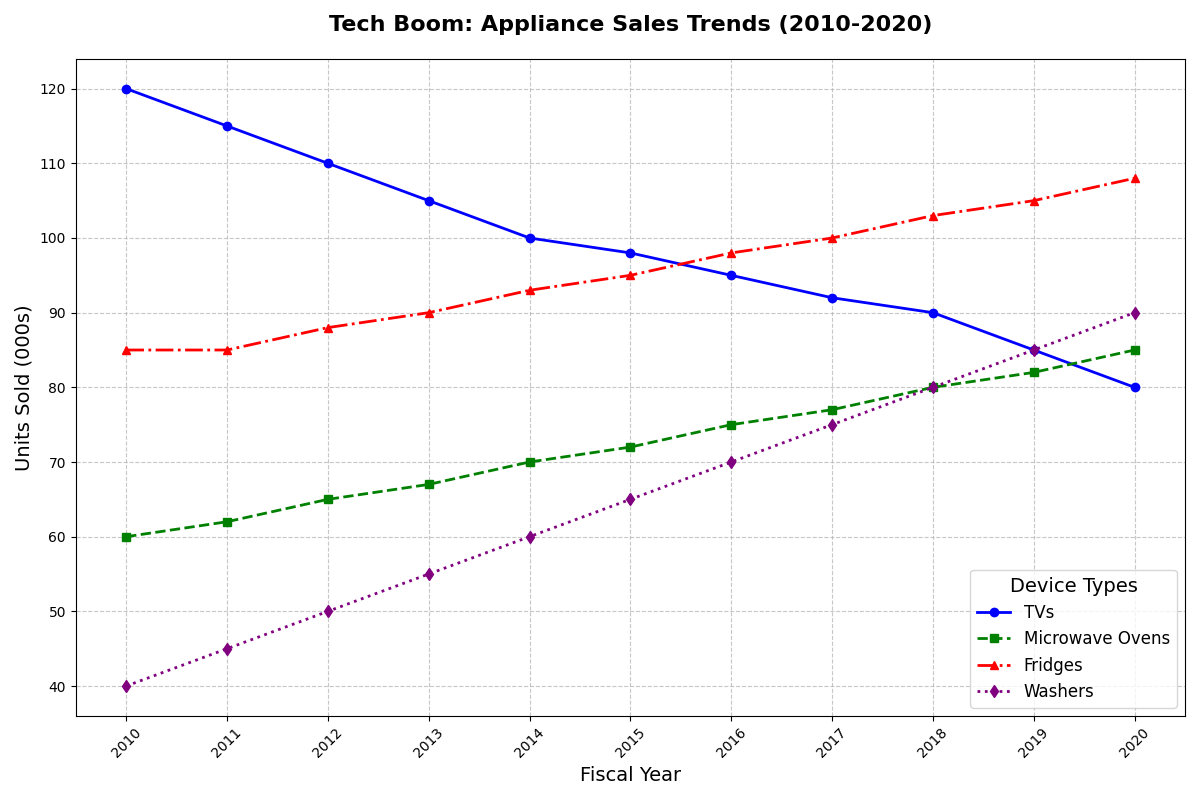

Reproduce this figure in Python.
import matplotlib.pyplot as plt
import numpy as np

# Define the years from 2010 to 2020
years = np.arange(2010, 2021)

# Data for appliance sales in thousands of units
televisions = np.array([120, 115, 110, 105, 100, 98, 95, 92, 90, 85, 80])
microwaves = np.array([60, 62, 65, 67, 70, 72, 75, 77, 80, 82, 85])
refrigerators = np.array([85, 85, 88, 90, 93, 95, 98, 100, 103, 105, 108])
washing_machines = np.array([40, 45, 50, 55, 60, 65, 70, 75, 80, 85, 90])

# Create the figure and the line chart
fig, ax = plt.subplots(figsize=(12, 8))

# Plot each appliance sales data with different colors and marker styles
ax.plot(years, televisions, label='TVs', color='blue', marker='o', linestyle='-', linewidth=2, markersize=6)
ax.plot(years, microwaves, label='Microwave Ovens', color='green', marker='s', linestyle='--', linewidth=2, markersize=6)
ax.plot(years, refrigerators, label='Fridges', color='red', marker='^', linestyle='-.', linewidth=2, markersize=6)
ax.plot(years, washing_machines, label='Washers', color='purple', marker='d', linestyle=':', linewidth=2, markersize=6)

# Customize with altered titles, labels, legend, and grid
ax.set_title('Tech Boom: Appliance Sales Trends (2010-2020)', fontsize=16, fontweight='bold', pad=20)
ax.set_xlabel('Fiscal Year', fontsize=14)
ax.set_ylabel('Units Sold (000s)', fontsize=14)
ax.set_xticks(years)
ax.set_xticklabels(years, rotation=45)
ax.legend(title='Device Types', fontsize=12, title_fontsize=14, loc='best')
ax.grid(True, linestyle='--', alpha=0.7)

# Automatically adjust the layout
plt.tight_layout()

# Display the plot
plt.show()
